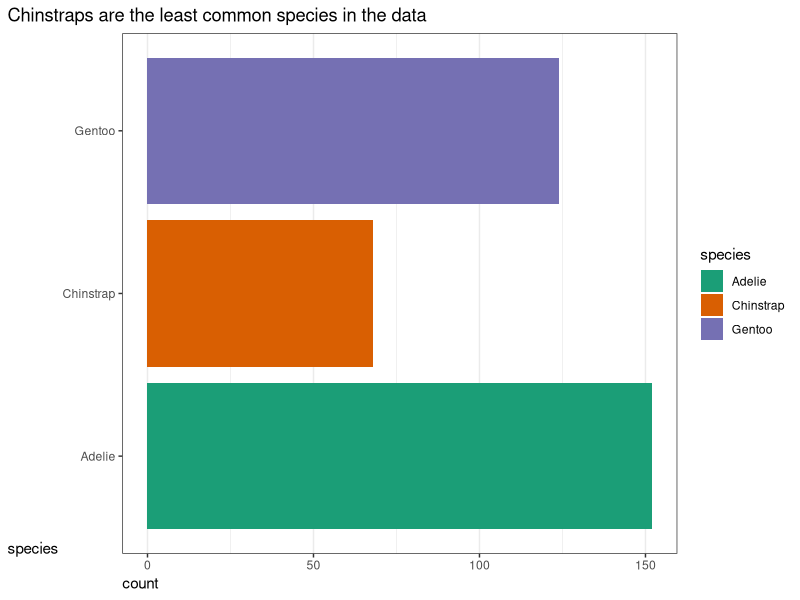
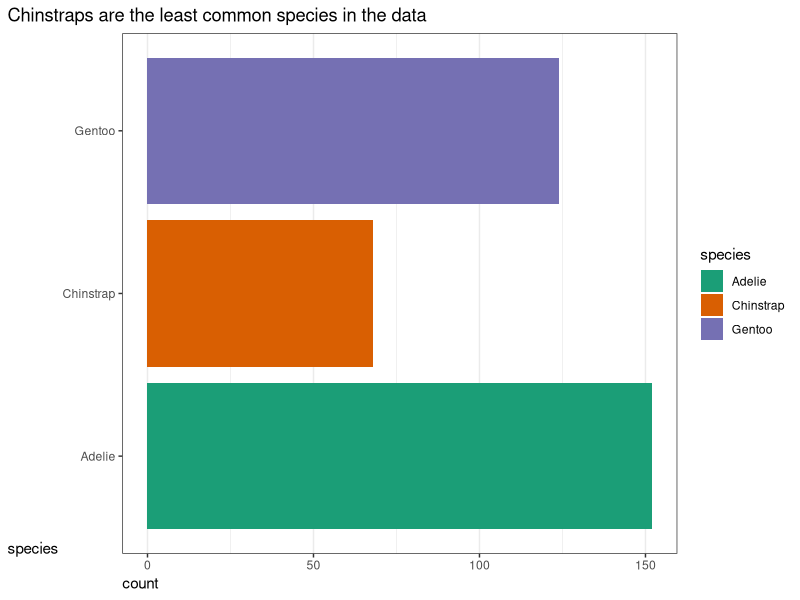
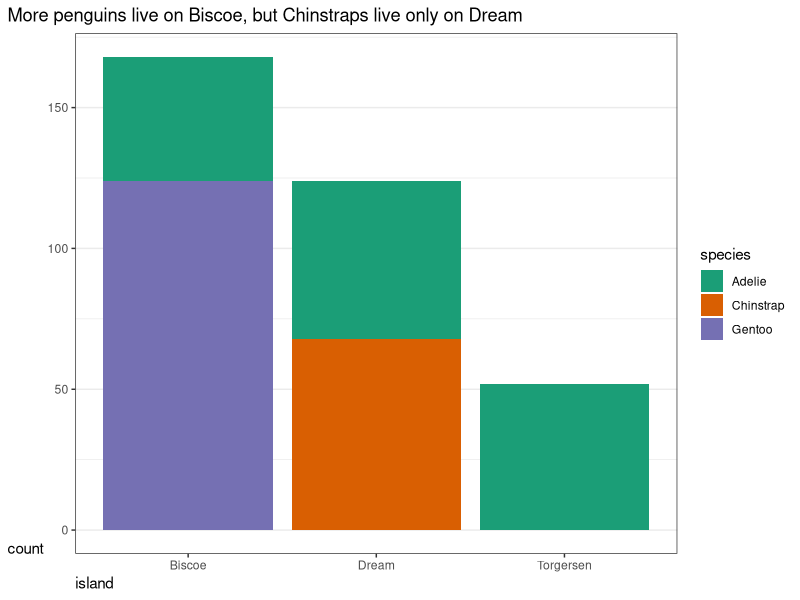

Recreate these plots in R, in order.
## ---- chunk 1
#| label: setup
library(ggplot2)
library(palmerpenguins)
## ---- chunk 2
penguins |> 
  # basic plot
  ggplot(aes(
    y = species, 
    fill = species)) +
  geom_bar() +
  labs(title = "Chinstraps are the least common species in the data") +
  # common adjustments
  theme_bw() +                             # use a common theme
  theme(
    plot.title.position = "plot",          # shift title left
    axis.title.y = element_text(angle = 0, vjust = 0),# rotate & shift Y-axis title
    axis.title.x = element_text(hjust = 0),# shift X-axis title
    panel.grid.major.y = element_blank(),  # hide major horizontal lines
    panel.grid.minor.y = element_blank()   # hide minor horizontal lines
    ) +
  scale_fill_brewer(palette = "Dark2")     # use a common palette
## ---- chunk 3
# Define the common theme elements for all plots in a report
common_style <- function(plot) {
  plot +
    theme_bw() +
    theme(
      plot.title.position = "plot",
      axis.title.y = element_text(angle = 0, vjust = 0),
      axis.title.x = element_text(hjust = 0)) +
    scale_fill_brewer(palette = "Dark2")
}

# Drop Y-axis grid lines when unneeded
drop_grid_y <- function(plot) {
  plot +
    theme(
      panel.grid.major.y = element_blank(),
      panel.grid.minor.y = element_blank())
}

# Drop X-axis grid lines when unneeded
drop_grid_x <- function(plot) {
  plot +
    theme(
      panel.grid.major.x = element_blank(),
      panel.grid.minor.x = element_blank())
}
## ---- chunk 4
penguin_plot_1 <- penguins |> 
  ggplot(aes(
    y = species, 
    fill = species)) +
  geom_bar() +
  labs(title = "Chinstraps are the least common species in the data")

penguin_plot_2 <- penguins |> 
  ggplot(aes(
    x = island, 
    fill = species)) +
  geom_bar() +
  labs(title = "More penguins live on Biscoe, but Chinstraps live only on Dream")
## ---- chunk 5
penguin_plot_1 |> 
  common_style() |> 
  drop_grid_y()

penguin_plot_2 |> 
  common_style() |> 
  drop_grid_x()
